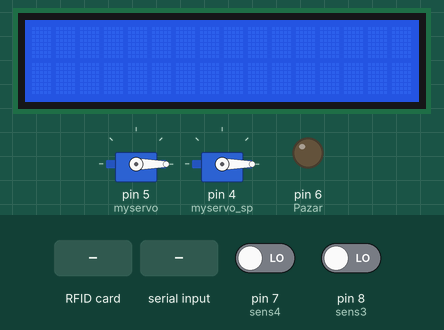
Recording of a sketch running on a simulated Arduino Uno, built with avr-gcc and run on an emulated ATmega328P. Parts: 16×2 character LCD, 2 × servo, output pins drawn as LEDs (lit = HIGH). Inputs (shaded band) come from the test bench; at power-on: pin 7 (sens4) LOW, pin 8 (sens3) LOW. Pins used as bus, display or sensor lines are not drawn.

Above: at 1.3 s.
1.4 s: pin 7 (sens4) driven HIGH
At 2.2 s:
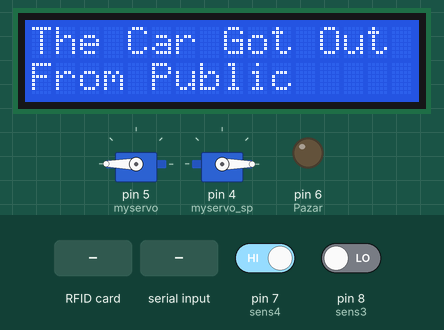
4.4 s: RFID card 5E 7A 19 C4 held to the reader
At 7.2 s:
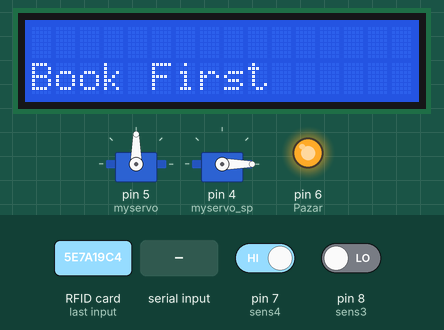
7.4 s: "SOS1" received over Serial
At 9.9 s:
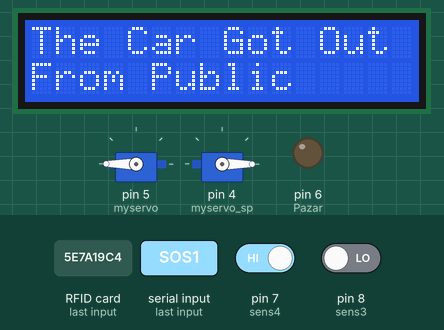
10.0 s: pin 8 (sens3) driven HIGH
At 12.8 s:
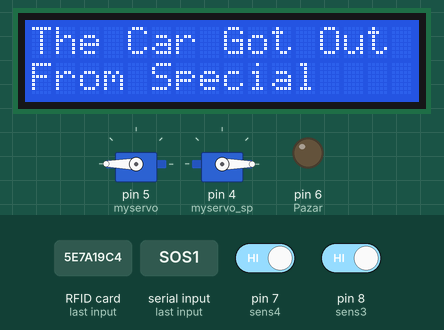
13.0 s: RFID card FA 82 6B 89 held to the reader
At 15.7 s:
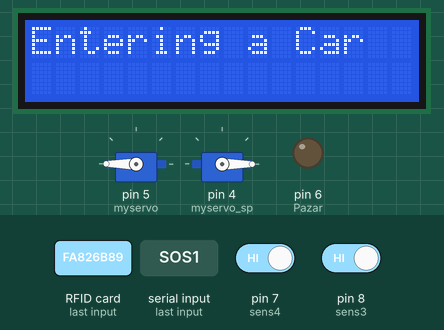
16.0 s: "SOS2" received over Serial
Timing chart, 0 to 19.1 s (numbered marks = the images above; inputs shaded):
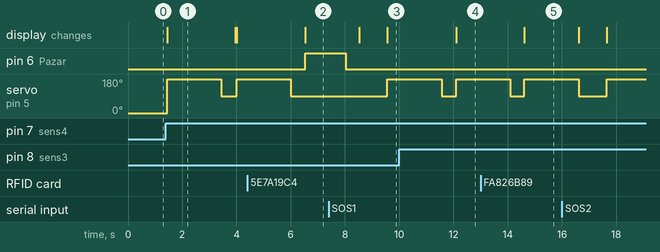

The sketch:

_Finall_Arduino_Gradution.ino
```cpp
#include <ArduinoJson.h>
#include <Servo.h>
#include <Wire.h>  // Include the Wire library for I2C communication
#include <LiquidCrystal_I2C.h> // Include the LiquidCrystal_I2C library
#include <SPI.h> // Include the SPI library
#include <MFRC522.h> // Include the RFID library

///////////////////////////////////////////////////////////////////
#define   sens3  8      //exiat  spishal
#define   sens4  7     // exit public
#define   Pazar  6
 /////////////////////////////////////////////////////////

#define SS_PIN 10   // Define the pins for the RFID reader
#define RST_PIN 9

// Create an instance of the RFID library
MFRC522 mfrc522(SS_PIN, RST_PIN);
//
//// Define the I2C address of the LCD display
//#define I2C_ADDR 0x27
//
//// Define the number of columns and rows of the LCD display
//#define LCD_COLS 16
//#define LCD_ROWS 2
////////////////////////////////////////////////////////////////////////////////////////
Servo myservo;                                                             //define servo name
Servo myservo_sp;
 //////////////////////////////////////////////////////////////////////////////////////  Start SETUP
//LiquidCrystal_I2C lcd(I2C_ADDR, LCD_COLS, LCD_ROWS);
LiquidCrystal_I2C lcd(0x27, 16, 2);// Create an instance of the LiquidCrystal_I2C library

void setup() {
  Serial.begin(115200);
  // Initialize the RFID reader
  SPI.begin();
  mfrc522.PCD_Init();
  // Initialize the LCD display
  lcd.init();
  lcd.backlight();
  ////////////////////////////////
  pinMode(sens4, INPUT);
  pinMode(sens3, INPUT);
   ////////////////////////////
  myservo.attach(5);
  myservo_sp.attach(4) ;
  myservo.write(0);
  myservo_sp.write(0);
///////////////////////////////////////////// ////// /

   pinMode(Pazar,OUTPUT);
  digitalWrite(Pazar,LOW);

}

void loop() {
   if(Serial.available()>0)
 {
     DynamicJsonDocument control(200);
     deserializeJson(control,Serial);
     String meesage1=control["SOS1"];
     String meesage2=control["SOS2"];
     String meesage3=control["BZAR"];
     String meesage4=control["NotAllowedToEnter"];
     String meesage5=control["SuccessflyEnter1"];
     String meesage6=control["SuccessflyEnter2"];
     String meesage7=control["ExitFromPark1"];
     String meesage8=control["ExitFromPark2"];

    if(meesage1=="SOS1")
      {
        control["SOS1"]="open";
        LcdSOS1();
      }
        else if(meesage2=="SOS2")
       {
        control["SOS2"]="opene";
        LcdSOS2();
        }
//     else if(meesage3=="BZAR")
//       {
//         control["BZAR"]="close BZAR";
//         Pazare();
//        }
     else if(meesage4=="NotAllowedToEnter")
       {
        control["NotAllowedToEnter"]="close NotAllowedToEnter";         //Serial.print("Error open servo from Esp ");
         LcdNotAllowedToEnter();
        }
         else if(meesage5=="SuccessflyEnter1")
        {
         control["SuccessflyEnter1"]="close SuccessflyEnter1";
         LcdSuccessflyEnter1();
        }
         else if(meesage6=="SuccessflyEnter2")
       {
         control["SuccessflyEnter2"]="close SuccessflyEnter2";
         LcdSuccessflyEnter2();
        }
          else if(meesage7=="ExitFromPark1")
       {
         control["ExitFromPark1"]="close ExitFromPark1";
         LcdExitFromPark1();
        }
          else if(meesage8=="ExitFromPark2")
       {
         control["ExitFromPark2"]="close ExitFromPark2";
         LcdExitFromPark2();
        }
 }

sensor4();
sensor3();
Rfid();
}
void Pazare()
   {
         digitalWrite(Pazar,HIGH);
         delay(1500);
         digitalWrite(Pazar,LOW);
  }
////////////////////////////////////////////////////////////////
  void LcdNotAllowedToEnter(){
                    lcd.clear();
                    lcd.setCursor (0,5);
                    lcd.print("Sory.. ");
                    lcd.setCursor (0,1);
                    lcd.print("Not Your Place");
                    Pazare();
                    delay (500);
                   lcd.clear();
                 }
//////////////////////////////////////////////////////////////////////
void LcdSuccessflyEnter1(){
                    lcd.clear();
                    lcd.setCursor (0,0);
                    lcd.print("The Car 1");
                    lcd.setCursor (0,1);
                    lcd.print("Is In Place");
                    delay (2000);
                    lcd.clear();


  }

 //////////////////////////////////////////////////////////////////////
void LcdSuccessflyEnter2(){
                    lcd.clear();
                    lcd.setCursor (0,0);
                    lcd.print("The Car 2");
                    lcd.setCursor (0,1);
                    lcd.print("Is In Place");
                    delay (2000);
                    lcd.clear();
                }


   //////////////////////////////////////////////////////////////////////
void LcdExitFromPark1(){
                    lcd.clear();
                    lcd.setCursor (0,0);
                    lcd.print("The Car 1");
                    lcd.setCursor (0,1);
                    lcd.print("Get Out Now");
                    delay (2000);
                    lcd.clear();
                }

 //////////////////////////////////////////////////////////////////////
void LcdExitFromPark2(){
                    lcd.clear();
                    lcd.setCursor (0,0);
                    lcd.print("The Car 2");
                    lcd.setCursor (0,1);
                    lcd.print("Get Out Now");
                    delay (2000);
                    lcd.clear();
                }
//////////////////////////////////////////////////////////////////////
void LcdAllowRfid(){lcd.clear();
                    lcd.setCursor (0,0);
                    lcd.print("Entering a Car");
                    servoPublic();
                    lcd.clear();
                }
//////////////////////////////////////////////////////////////////////
void LcdNotAllowRfid(){
                    lcd.clear();
                    lcd.setCursor (0,5);
                    lcd.print("Sory..");
                    lcd.setCursor (0,1);
                    lcd.print("Book First");
                    Pazare();
                    delay (500);
                    lcd.clear();
                }

//////////////////////////////////////////////////////////////////////////////////////////
void LcdSOS1(){

             lcd.clear();
             lcd.setCursor (0,5);
             lcd.print("Enter To");
             lcd.setCursor (0,1);
             lcd.print("Space number 1");
             servoPublic();
             delay (500);
             lcd.clear();

  }
  //////////////////////////////////////////////////////////////////////////////////////////
void LcdSOS2(){

             lcd.clear();
             lcd.setCursor (0,5);
             lcd.print("Enter To");
             lcd.setCursor (0,1);
             lcd.print("Space number 2");
             servoPublic();
             delay (500);
             lcd.clear();

  }
//////////////////////////////////////////////////////////////////////////////////////
 void LcdExitCarFromSpecial(){
                    lcd.clear();
                    lcd.setCursor (0,0);
                    lcd.print("The Car Got Out");
                    lcd.setCursor (0,1);
                    lcd.print("From Special");
                    //   servoSpishal();
                     servoPublic();
                     delay (500);
                     lcd.clear();
  }
  //////////////////////////////////////////////////////////////////////////////////////
 void LcdExitCarFromPublic(){
                    lcd.clear();
                    lcd.setCursor (0,0);
                    lcd.print("The Car Got Out");
                    lcd.setCursor (0,1);
                    lcd.print("From Public");
                    //   servoSpishal();
                     servoPublic();
                     delay (500);
                     lcd.clear();
  }
/////////////////////////////////////////////////////////////////////////////////////////
void Rfid() {
  // Check if an RFID card is present
  if (mfrc522.PICC_IsNewCardPresent() && mfrc522.PICC_ReadCardSerial()) {
    // If a card is present, read its UID
    String cardUID ="";
    for (byte i = 0; i < mfrc522.uid.size; i++) {
      cardUID += String(mfrc522.uid.uidByte[i], HEX);
    }

if(cardUID == "fa826b89")
          {

            LcdAllowRfid();
            mfrc522.PICC_HaltA();
            mfrc522.PCD_StopCrypto1();
      }
else {
     LcdNotAllowRfid();
   // Halt and reset the RFID reader
    mfrc522.PICC_HaltA();
    mfrc522.PCD_StopCrypto1();
   }
 }
}

//////////////////////////////////////////////////////////////////////////////////End  LOOP
void  servoPublic ()     ///////////////////////////////////////// servo public
 {
  myservo.write(180);
  delay(2000);
  myservo.write(90);
    // delay(15);
}


void  servoSpishal ()     ///////////////////////////////////////// servo public
 {
  myservo.write(0);
  delay(2000);
  myservo_sp.write(90);
    // delay(15);
}

////////////////////////////////////////////////////////////////////////////////////////////////////////
void sensor3()                    // for exit  car in  special parking
{
      if(digitalRead(sens3)==HIGH)
      {
        LcdExitCarFromSpecial();
      }
}
//////////////////////////////////////////////////////////////////////////////
void sensor4()                    // for exit  car in  public  parking
     {
      if(digitalRead(sens4)==HIGH)
      {
       LcdExitCarFromPublic();                                }
      }
```

Measured:
- after the input at 1.4 s, servo on pin 5 (myservo): 0° → 180° after 0.05 s, → 90° 2.0 s later, → 180° 0.56 s later; the display: changes after 0.05 s (image 1)
- after the input at 4.4 s, pin 6 (Pazar): LOW → HIGH after 2.1 s; servo on pin 5 (myservo): goes on until 6.0 s, then stays 90°; the display: changes after 2.1 s (image 2)
- after the input at 7.4 s, servo on pin 5 (myservo): 90° → 180° after 2.2 s instead of 1.2 s
- after the input at 10.0 s, the display: changes after 2.1 s (image 4)
- after the input at 13.0 s, the display: changes after 1.6 s (image 5)
- what the display in image 1 shows lasts 2.6 s, from 1.4 s to 4.0 s
